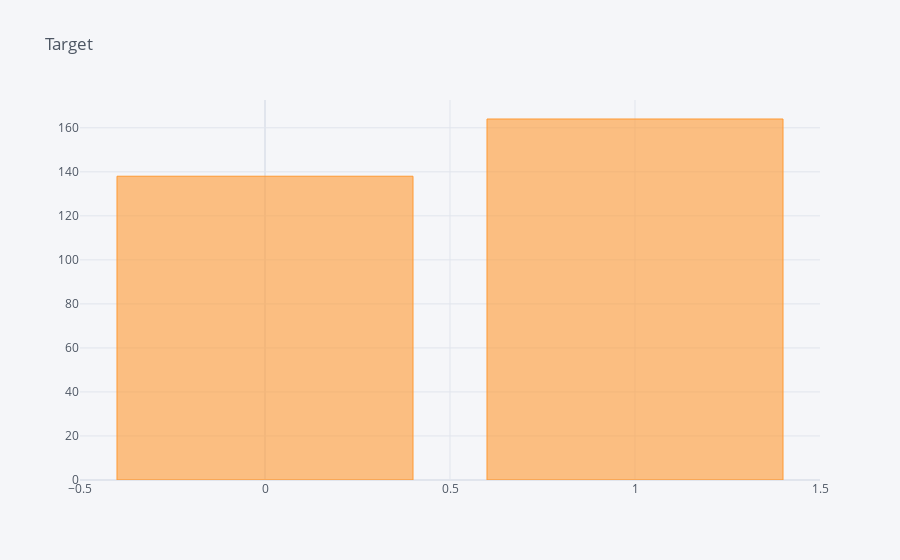

This figure's notebook cell:
### Code cell
df.target.value_counts().iplot(kind="bar", title="Target")

### Figure 1 — Plotly figure (JSON) as saved in the notebook; plotly's stock layout.template omitted (floating-point values rounded to 4 significant figures)
{"data": [{"marker": {"color": "rgba(255, 153, 51, 0.6)", "line": {"color": "rgba(255, 153, 51, 1.0)", "width": 1}}, "name": "target", "orientation": "v", "text": "", "type": "bar", "x": [1, 0], "y": [164, 138]}], "layout": {"legend": {"bgcolor": "#F5F6F9", "font": {"color": "#4D5663"}}, "paper_bgcolor": "#F5F6F9", "plot_bgcolor": "#F5F6F9", "title": {"font": {"color": "#4D5663"}, "text": "Target"}, "xaxis": {"gridcolor": "#E1E5ED", "showgrid": true, "tickfont": {"color": "#4D5663"}, "title": {"font": {"color": "#4D5663"}, "text": ""}, "zerolinecolor": "#E1E5ED"}, "yaxis": {"gridcolor": "#E1E5ED", "showgrid": true, "tickfont": {"color": "#4D5663"}, "title": {"font": {"color": "#4D5663"}, "text": ""}, "zerolinecolor": "#E1E5ED"}}}
